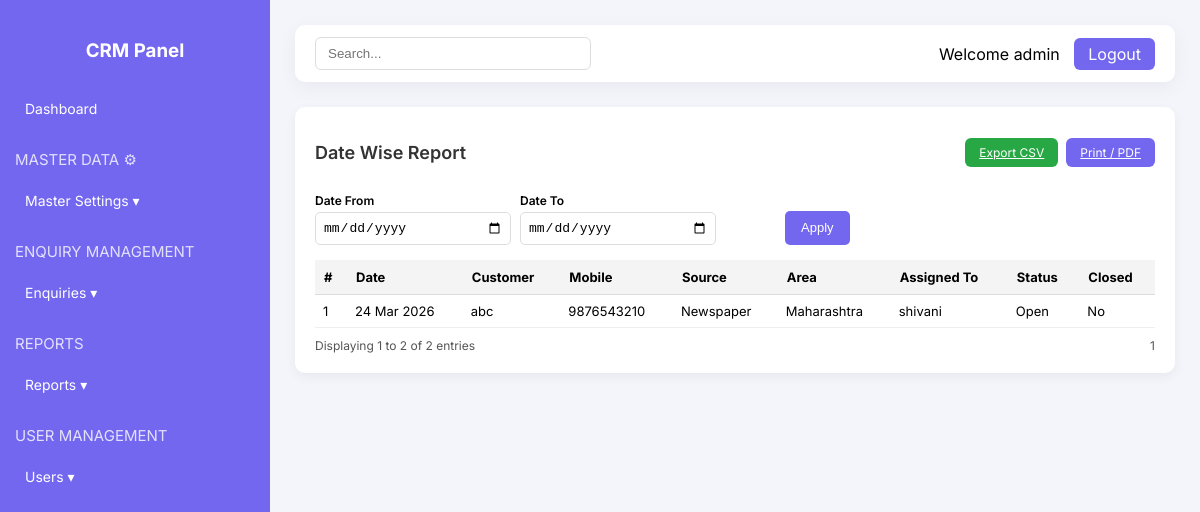
Page /reports/datawise-report (signed in) on the committed database.
### app/models/user.py (models this page shows, shortened)
class User(db.Model, UserMixin):
    __tablename__ = "users"
    id = db.Column(db.Integer, primary_key=True)
    username = db.Column(db.String(150), unique=True, nullable=False)
    email = db.Column(db.String(150), unique=True)
    password = db.Column(db.String(255), nullable=False)
    role = db.Column(db.String(50), nullable=False, default="Admin")
    assigned_enquiries = db.relationship(
        "Enquiry",
        foreign_keys="Enquiry.assigned_to",
        back_populates="assigned_user"
    )
    created_enquiries = db.relationship(
        "Enquiry",
        foreign_keys="Enquiry.created_by",
        back_populates="created_user"
    )

### app/models/enquiry.py (models this page shows)
class Enquiry(db.Model):
    __tablename__ = "enquiries"
    id = db.Column(db.Integer, primary_key=True)
    date = db.Column(db.Date, default=datetime.utcnow)
    customer = db.Column(db.String(100))
    mobile = db.Column(db.String(15))
    alt_mobile = db.Column(db.String(15))
    email = db.Column(db.String(100))
    source = db.Column(db.String(50))
    area = db.Column(db.String(100))
    city = db.Column(db.String(100))
    product = db.Column(db.String(100))
    assigned_to = db.Column(db.Integer, db.ForeignKey("users.id"))
    status = db.Column(db.String(50))       # Open, Followup, Closed
    closed = db.Column(db.String(50))
    assigned_to = db.Column(db.Integer, db.ForeignKey("users.id"), nullable=False)
    assigned_user = db.relationship(
        "User",
        foreign_keys=[assigned_to],
        back_populates="assigned_enquiries"
    )
    created_by = db.Column(db.Integer, db.ForeignKey("users.id"))
    created_user = db.relationship(
        "User",
        foreign_keys=[created_by],
        back_populates="created_enquiries"
    )
    status = db.Column(db.String(50), default="Open")
    closed = db.Column(db.String(20))
    remark = db.Column(db.Text)
    followup_date=db.Column(db.Date, nullable=True)
    followups = db.relationship("FollowUp", backref="enquiry", lazy=True)

### app/routes/reports_routes.py (the view, shortened to what this page needs)
@reports_bp.route("/datawise-report", methods=["GET"])
@login_required
def datawise_report():
    date_from = request.args.get("date_from")
    date_to = request.args.get("date_to")
    query = Enquiry.query
    if date_from:
        query = query.filter(Enquiry.date >= date_from)
    if date_to:
        query = query.filter(Enquiry.date <= date_to)
    enquiries = query.order_by(Enquiry.date.desc()).all()
    return render_template("reports/datawise_report.html", enquiries=enquiries)

### app/routes/auth_routes.py (called while the page is built)
@login_manager.user_loader
def load_user(user_id):
    return User.query.get(int(user_id))

### app/templates/reports/datawise_report.html (shortened to what this page needs)
{% extends "dashboard.html" %}
{% block content %}
<div class="report-container">
<div class="report-card">
<div class="report-header">
<h2>Date Wise Report</h2>
<div class="action-buttons">
    <a href="{{ url_for('reports.datawise_report', export='csv') }}" class="btn csv-btn">Export CSV</a>
    <a href="{{ url_for('reports.datawise_report', export='pdf') }}" class="btn print-btn">Print / PDF</a>
</div>
</div>
<form>
<div class="filter-row">
<div class="filter-group">
<label>Date From</label>
<input type="date">
</div>
<div class="filter-group">
<label>Date To</label>
<input type="date">
</div>
<button class="apply-btn">
Apply
</button>
</div>
</form>
<table>
<thead>
<tr>
<th>#</th>
<th>Date</th>
<th>Customer</th>
<th>Mobile</th>
<th>Source</th>
<th>Area</th>
<th>Assigned To</th>
<th>Status</th>
<th>Closed</th>
</tr>
</thead>
<tbody>
{% for e in enquiries %}
<tr>
<td>{{ loop.index }}</td>
<td>{{ e.date.strftime('%d %b %Y') }}</td>
<td>{{ e.customer }}</td>
<td>{{ e.mobile }}</td>
<td>{{ e.source }}</td>
<td>{{ e.area }}</td>
<td>{{ e.assigned_user.username if e.assigned_user else "" }}</td>
<td>{{ e.status }}</td>
<td>{{ 'Yes' if e.closed else 'No' }}</td>
</tr>
{% endfor %}
</tbody>
</table>
<div class="table-footer">
<div>
Displaying 1 to 2 of 2 entries
</div>
<div>
1
</div>
</div>
</div>
</div>
{% endblock %}

### app/templates/dashboard.html (shortened to what this page needs)
<!DOCTYPE html>
<html>
<head>
</head>
<body>
<div class="wrapper">
<div class="sidebar">
<h3>CRM Panel</h3>
<ul>
<li><a href="{{ url_for('dashboard.admin_dashboard') }}">Dashboard</a></li>
<p class="section-title">MASTER DATA ⚙</p>
<li>
<a onclick="toggleMenu('masterMenu')">Master Settings ▾</a>
</li>
<p class="section-title">ENQUIRY MANAGEMENT</p>
<li>
  <a onclick="toggleMenu('enquiryMenu')">Enquiries ▾</a>
</li>
<p class="section-title">REPORTS</p>
<li>
<a onclick="toggleMenu('reportsMenu')">Reports ▾</a>
</li>
<p class="section-title">USER MANAGEMENT</p>
<li>
<a onclick="toggleMenu('usersMenu')">Users ▾</a>
</li>
</ul>
</div>
<div class="content">
<div class="topbar">
<input class="search-input" type="text" placeholder="Search...">
<div>
<span style="margin-right:10px;">Welcome {{ current_user.username }}</span>
<a href="{{ url_for('auth.logout') }}" class="logout-btn">Logout</a>
</div>
</div>
{% set stats = stats or {} %}
{% block content %}{% endblock %}
</div>
</div>
</body>
</html>

### app/templates/dashboard.html (style rules this page uses)
body { margin:0; font-family: 'Inter', sans-serif; background:#f4f5fa; }
.wrapper { display:flex; }
.sidebar { width:240px; background:#7367f0; color:white; min-height:100vh; padding:20px 15px; transition: width 0.3s; }
.sidebar h3 { text-align:center; margin-bottom:30px; }
.sidebar ul { list-style:none; padding:0; }
.sidebar ul li { margin:8px 0; }
.sidebar ul li a { color:white; text-decoration:none; display:block; padding:8px 10px; border-radius:6px; font-size:14px; cursor:pointer; }
.content { flex:1; padding:25px; }
.topbar { display:flex; justify-content:space-between; align-items:center; background:white; padding:12px 20px; border-radius:10px; box-shadow:0 5px 20px rgba(0,0,0,0.05); margin-bottom:20px; }
.search-input { padding:8px 12px; border:1px solid #ddd; border-radius:6px; width:250px; }
.logout-btn { background:#7367f0; color:white; padding:6px 14px; border-radius:6px; text-decoration:none; }
.section-title { margin-top:25px; font-size:15px; opacity:0.8; }

### app/templates/reports/datawise_report.html (style rules this page uses)
.report-container { max-width:1100px; margin:25px auto; }
.report-card { background:white; padding:20px; border-radius:10px; box-shadow:0 4px 12px rgba(0,0,0,0.05); }
.report-header { display:flex; justify-content:space-between; align-items:center; margin-bottom:15px; }
.report-header h2 { font-size:18px; font-weight:600; color:#333; }
.action-buttons { display:flex; gap:8px; }
.btn { border:none; padding:7px 14px; border-radius:6px; font-size:12px; cursor:pointer; color:white; }
.csv-btn { background:#28a745; }
.print-btn { background:#7367f0; }
.filter-row { display:flex; gap:15px; align-items:end; margin-bottom:15px; flex-wrap:wrap; }
.filter-row { gap:25px; }
.filter-group { width:180px; }
.filter-group label { display:block; font-size:12px; font-weight:600; margin-bottom:4px; }
.filter-group input { width:100%; padding:7px; border:1px solid #ddd; border-radius:5px; font-size:13px; }
.apply-btn { background:#7367f0; color:white; border:none; padding:7px 16px; border-radius:5px; cursor:pointer; font-size:13px; height:34px; }
.apply-btn { margin-left:60px; }
table { width:100%; border-collapse:collapse; margin-top:10px; }
table th { background:#f4f4f4; padding:9px; font-size:13px; text-align:left; border-bottom:1px solid #ddd; }
table td { padding:8px; font-size:13px; border-bottom:1px solid #eee; }
.table-footer { display:flex; justify-content:space-between; margin-top:10px; font-size:12px; color:#555; }

### rows in the picture
User: username "admin"
Enquiry: date "24 Mar 2026", customer "abc", mobile "9876543210", source "Newspaper", area "Maharashtra", assigned_user "shivani", status "Open", closed "No"
